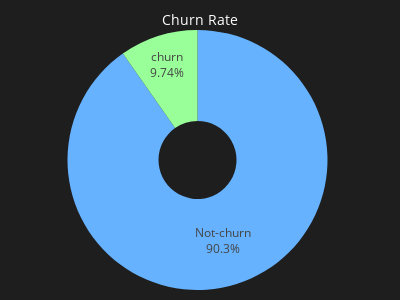

Notebook code for this chart:
### Code cell
# target columns
churn_size=df['churn'].value_counts()
churn_label=['Not-churn','churn']
colors=['#66B2FF','#99FF99']
fig_pie_churn=px.pie(names=churn_label,values=churn_size,
                    color_discrete_sequence=colors,hole=0.3,
                    title='Churn Rate')

fig_pie_churn.update_layout(
    width=400,
    height=300,
    showlegend=False,
    paper_bgcolor='rgb(30,30,30)',
    title={
        'text':'Churn Rate',
        'font':{
            'color':'white',
            'size':14,
        },
        'xanchor':'center',
        'yanchor':'top',
        'x':0.5,
        'y':0.95
    },
    margin=dict(l=5,r=10,t=30,b=10),
    autosize=False
)
fig_pie_churn.update_traces(
    textposition='inside',textinfo='percent+label'
)   
fig_pie_churn.show()

### Figure 1 — Plotly figure (JSON) as saved in the notebook; plotly's stock layout.template omitted (floating-point values rounded to 4 significant figures)
{"data": [{"domain": {"x": [0, 1], "y": [0, 1]}, "hole": 0.3, "hovertemplate": "label=%{label}<br>value=%{value}<extra></extra>", "labels": ["Not-churn", "churn"], "legendgroup": "", "name": "", "showlegend": true, "textinfo": "percent+label", "textposition": "inside", "type": "pie", "values": [157200, 16955]}], "layout": {"autosize": false, "height": 300, "legend": {"tracegroupgap": 0}, "margin": {"b": 10, "l": 5, "r": 10, "t": 30}, "paper_bgcolor": "rgb(30,30,30)", "piecolorway": ["#66B2FF", "#99FF99"], "showlegend": false, "title": {"font": {"color": "white", "size": 14}, "text": "Churn Rate", "x": 0.5, "xanchor": "center", "y": 0.95, "yanchor": "top"}, "width": 400}}
